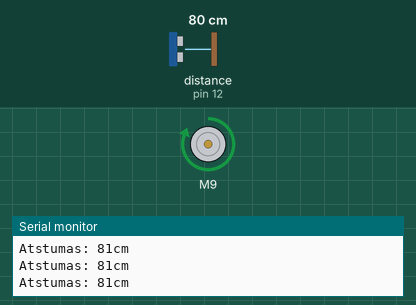
Simulated run of this sketch. Board: Arduino Uno, built with avr-gcc and run on an emulated ATmega328P. On the bench: DC motor (green arrow = forward, orange = backward, longer = faster), the last lines printed to the serial monitor. The inputs (shaded band) are chosen by the test bench; at power-on: distance to the obstacle (sensor on pin 12) 80 cm. The echo pulse lasts 58.3 µs per cm.

Above: at 1.2 s.
1.3 s: distance to the obstacle (sensor on pin 12) set to 52 cm
2.8 s: distance to the obstacle (sensor on pin 12) set to 45 cm
At 3.6 s:
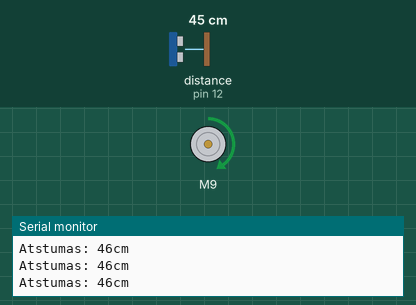
4.3 s: distance to the obstacle (sensor on pin 12) set to 11 cm
5.8 s: distance to the obstacle (sensor on pin 12) set to 8 cm
At 6.9 s:
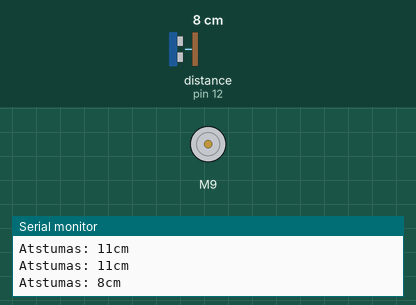
7.3 s: distance to the obstacle (sensor on pin 12) set to 18 cm
At 9.0 s:
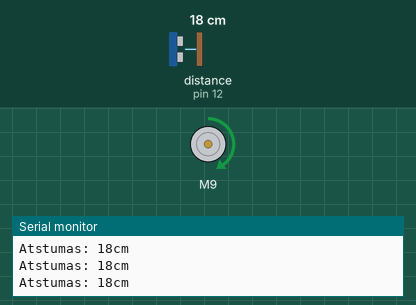
9.3 s: distance to the obstacle (sensor on pin 12) set to 2 cm
At 9.7 s:
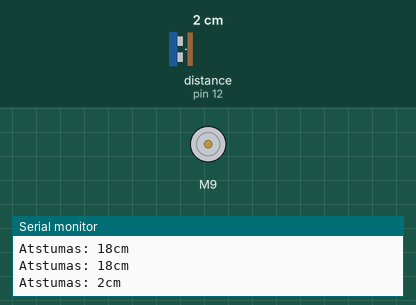
Timing chart, 0 to 11.8 s (numbered marks = the images above; inputs shaded):
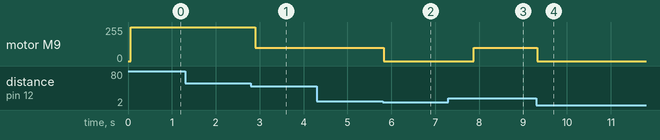

Measured:
- the behaviour switches between 49 and 48 cm on distance to the obstacle (sensor on pin 12) (found by bisection; images 0 and 1)
- the behaviour switches between 10 and 9 cm on distance to the obstacle (sensor on pin 12) (found by bisection; images 1 and 2)
- after the input at 2.8 s, motor M9: forward 255/255 → forward 100/255 after 0.09 s
- after the input at 5.8 s, motor M9: forward 100/255 → stopped at once
- after the input at 7.3 s, motor M9: stopped → forward 100/255 after 0.58 s
- after the input at 9.3 s, motor M9: forward 100/255 → stopped at once

The sketch:

ECU.ino
```cpp
#include <NewPing.h>
#include <L298N.h>

//pin definition
#define TRIGGER_PIN 13
#define ECHO_PIN 12
#define MAX_DISTANCE 300

#define ENA 10
#define IN1 9
#define IN2 7

L298N driver(ENA, IN1, IN2); //dc driverio funkcija // motor driver initialization function
NewPing sonar (TRIGGER_PIN, ECHO_PIN, MAX_DISTANCE); //ultrasonic jutiklio nuskaitymo funkcija // Utrasonic sensor initialization function


void setup()
{
  Serial.begin(9600);
}

void loop (){
  delay (50);
  Serial.print("Atstumas: ");
  Serial.print(sonar.ping_cm());
  Serial.println("cm");
  int dist_cm=sonar.ping_cm();

  if (dist_cm >= 50)
  {
    driver.setSpeed(255); //turbo rezimas // full throttle
    driver.forward(); //priekyn // forward
    delay(50); //priekyn 50ms
  }
  else if (dist_cm < 50 && dist_cm >= 11)
  {
    driver.setSpeed(100); //vezlio rezimas // medium speed
    driver.forward(); //priekyn //forward
    delay(50); //priekyn 50ms
  }
  else if (dist_cm < 10)
  {
    driver.stop(); //stabdyti // break
    delay(2000); //palaukti 2s // wait 2s
  }
}
```
